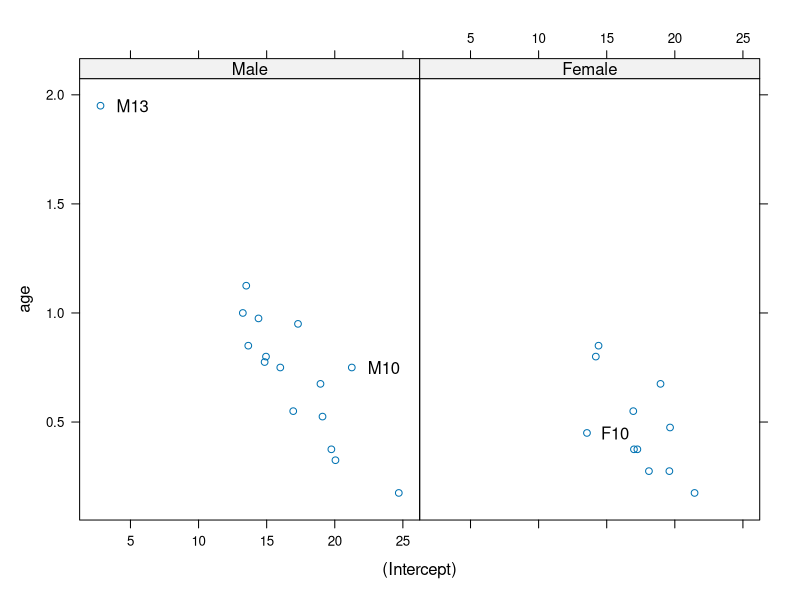

This chart was generated by the following R code:
library(nlme)


### Name: pairs.lmList
### Title: Pairs Plot of an lmList Object
### Aliases: pairs.lmList
### Keywords: models

### ** Examples

fm1 <- lmList(distance ~ age | Subject, Orthodont)
# scatter plot of coefficients by gender, identifying unusual subjects
pairs(fm1, ~coef(.) | Sex, id = 0.1, adj = -0.5)    
# scatter plot of estimated random effects
## Not run: 
##D pairs(fm1, ~ranef(.))
## End(Not run)
